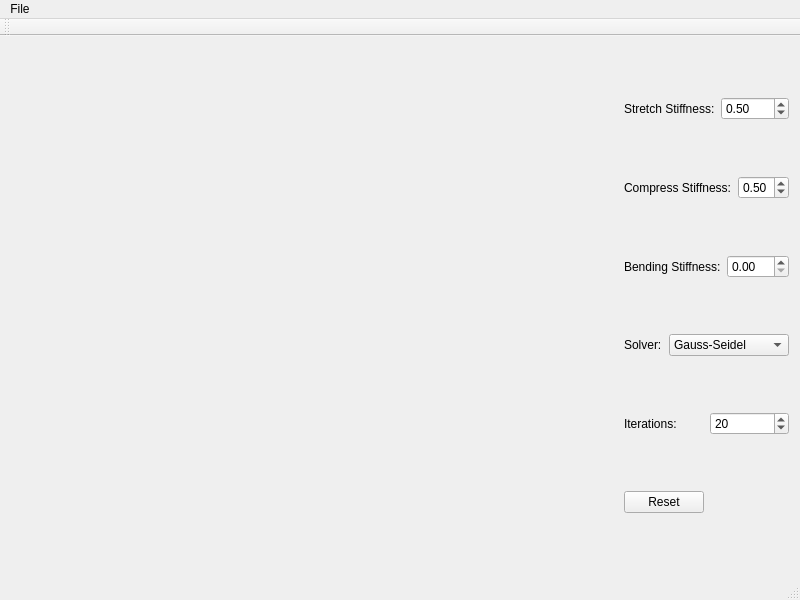
<?xml version="1.0" encoding="UTF-8"?>
<ui version="4.0">
 <class>MainWindow</class>
 <widget class="QMainWindow" name="MainWindow">
  <property name="geometry">
   <rect>
    <x>0</x>
    <y>0</y>
    <width>800</width>
    <height>600</height>
   </rect>
  </property>
  <property name="windowTitle">
   <string>MainWindow</string>
  </property>
  <widget class="QWidget" name="centralWidget">
   <layout class="QHBoxLayout" name="horizontalLayout">
    <property name="sizeConstraint">
     <enum>QLayout::SetNoConstraint</enum>
    </property>
    <item>
     <widget class="Canvas" name="widget" native="true">
      <property name="sizePolicy">
       <sizepolicy hsizetype="Preferred" vsizetype="Preferred">
        <horstretch>0</horstretch>
        <verstretch>0</verstretch>
       </sizepolicy>
      </property>
      <property name="focusPolicy">
       <enum>Qt::StrongFocus</enum>
      </property>
      <zorder></zorder>
     </widget>
    </item>
    <item>
     <layout class="QVBoxLayout" name="verticalLayout">
      <property name="sizeConstraint">
       <enum>QLayout::SetFixedSize</enum>
      </property>
      <item>
       <layout class="QHBoxLayout" name="horizontalLayout_6">
        <item>
         <widget class="QLabel" name="label_2">
          <property name="text">
           <string>Stretch Stiffness:</string>
          </property>
         </widget>
        </item>
        <item>
         <widget class="QDoubleSpinBox" name="spinBoxStretch">
          <property name="maximum">
           <double>1.000000000000000</double>
          </property>
          <property name="singleStep">
           <double>0.100000000000000</double>
          </property>
          <property name="value">
           <double>0.500000000000000</double>
          </property>
         </widget>
        </item>
       </layout>
      </item>
      <item>
       <layout class="QHBoxLayout" name="horizontalLayout_5">
        <item>
         <widget class="QLabel" name="labelCompress">
          <property name="text">
           <string>Compress Stiffness:</string>
          </property>
         </widget>
        </item>
        <item>
         <widget class="QDoubleSpinBox" name="spinBoxCompress">
          <property name="maximum">
           <double>1.000000000000000</double>
          </property>
          <property name="singleStep">
           <double>0.100000000000000</double>
          </property>
          <property name="value">
           <double>0.500000000000000</double>
          </property>
         </widget>
        </item>
       </layout>
      </item>
      <item>
       <layout class="QHBoxLayout" name="horizontalLayout_4">
        <item>
         <widget class="QLabel" name="label">
          <property name="text">
           <string>Bending Stiffness:</string>
          </property>
         </widget>
        </item>
        <item>
         <widget class="QDoubleSpinBox" name="spinBoxBend"/>
        </item>
       </layout>
      </item>
      <item>
       <layout class="QHBoxLayout" name="horizontalLayout_3">
        <item>
         <widget class="QLabel" name="labelSolver">
          <property name="text">
           <string>Solver:</string>
          </property>
         </widget>
        </item>
        <item>
         <widget class="QComboBox" name="comboBoxSolver">
          <item>
           <property name="text">
            <string>Gauss-Seidel</string>
           </property>
          </item>
          <item>
           <property name="text">
            <string>Weighted Jacobi</string>
           </property>
          </item>
         </widget>
        </item>
       </layout>
      </item>
      <item>
       <layout class="QHBoxLayout" name="horizontalLayout_2">
        <item>
         <widget class="QLabel" name="labelIterations">
          <property name="text">
           <string>Iterations:</string>
          </property>
         </widget>
        </item>
        <item>
         <widget class="QSpinBox" name="iterationSpinBox">
          <property name="maximum">
           <number>1000</number>
          </property>
          <property name="value">
           <number>20</number>
          </property>
         </widget>
        </item>
       </layout>
      </item>
      <item>
       <widget class="QPushButton" name="resetButton">
        <property name="sizePolicy">
         <sizepolicy hsizetype="Fixed" vsizetype="Fixed">
          <horstretch>0</horstretch>
          <verstretch>0</verstretch>
         </sizepolicy>
        </property>
        <property name="text">
         <string>Reset</string>
        </property>
       </widget>
      </item>
     </layout>
    </item>
   </layout>
  </widget>
  <widget class="QMenuBar" name="menuBar">
   <property name="geometry">
    <rect>
     <x>0</x>
     <y>0</y>
     <width>800</width>
     <height>27</height>
    </rect>
   </property>
   <widget class="QMenu" name="menuFile">
    <property name="title">
     <string>File</string>
    </property>
    <addaction name="action_Exit"/>
   </widget>
   <addaction name="menuFile"/>
  </widget>
  <widget class="QToolBar" name="mainToolBar">
   <attribute name="toolBarArea">
    <enum>TopToolBarArea</enum>
   </attribute>
   <attribute name="toolBarBreak">
    <bool>false</bool>
   </attribute>
  </widget>
  <widget class="QStatusBar" name="statusBar"/>
  <action name="action_Open_Model">
   <property name="text">
    <string>&amp;Open Model</string>
   </property>
  </action>
  <action name="action_Exit">
   <property name="text">
    <string>&amp;Exit</string>
   </property>
  </action>
  <action name="actionCube">
   <property name="text">
    <string>Cube</string>
   </property>
  </action>
  <action name="actionCylinder">
   <property name="text">
    <string>Cylinder</string>
   </property>
  </action>
  <action name="actionSphere">
   <property name="text">
    <string>Sphere</string>
   </property>
  </action>
  <action name="actionTorus">
   <property name="text">
    <string>Torus</string>
   </property>
  </action>
  <action name="actionSoft_Mode">
   <property name="text">
    <string>Soft Mode</string>
   </property>
  </action>
  <action name="actionScene_1">
   <property name="text">
    <string>Scene 1</string>
   </property>
  </action>
  <action name="actionScene_2">
   <property name="text">
    <string>Scene 2</string>
   </property>
  </action>
  <action name="actionScene_3">
   <property name="text">
    <string>Scene 3</string>
   </property>
  </action>
 </widget>
 <layoutdefault spacing="6" margin="11"/>
 <customwidgets>
  <customwidget>
   <class>Canvas</class>
   <extends>QWidget</extends>
   <header>canvas.h</header>
   <container>1</container>
  </customwidget>
 </customwidgets>
 <resources/>
 <connections>
  <connection>
   <sender>action_Exit</sender>
   <signal>triggered()</signal>
   <receiver>MainWindow</receiver>
   <slot>close()</slot>
   <hints>
    <hint type="sourcelabel">
     <x>-1</x>
     <y>-1</y>
    </hint>
    <hint type="destinationlabel">
     <x>399</x>
     <y>299</y>
    </hint>
   </hints>
  </connection>
 </connections>
</ui>
